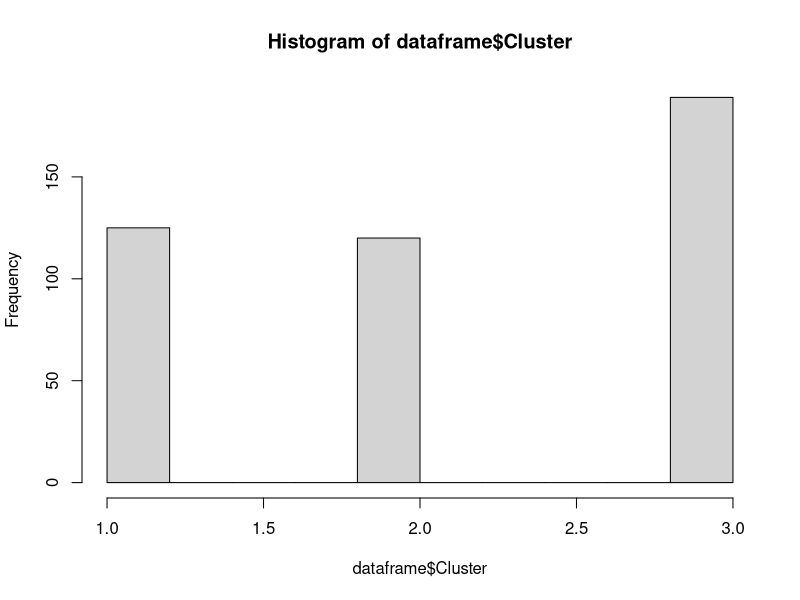
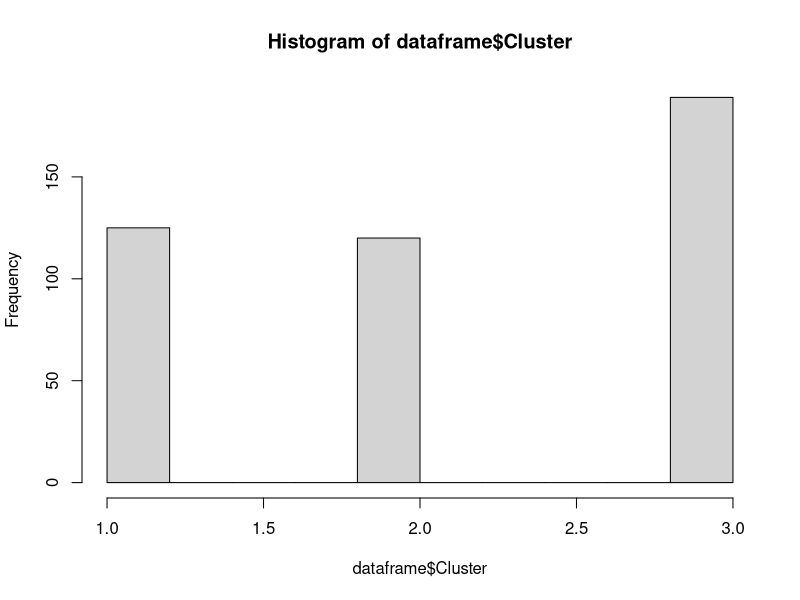
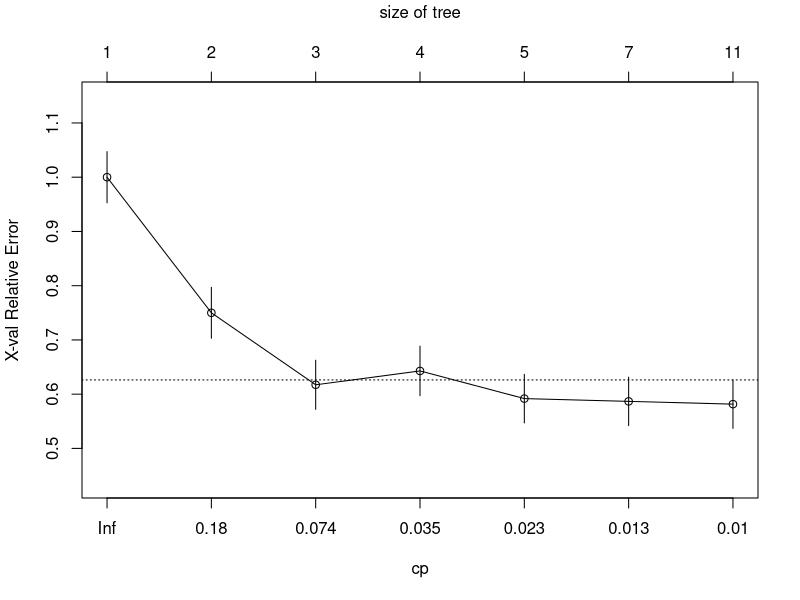
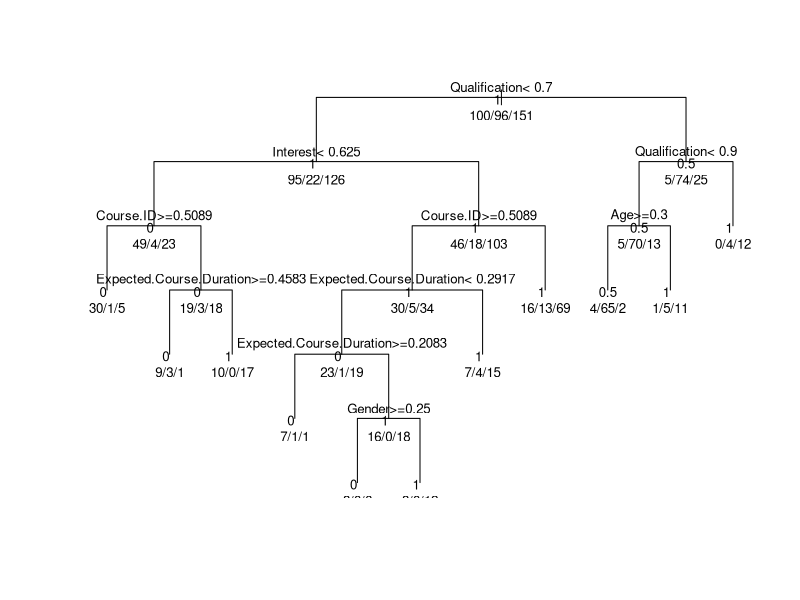

R code for these plots, in order:
library(MASS)
library(rpart)
set.seed(123)
k.data1 <- read.csv( "Workbook8.csv", header = TRUE )
head( k.data1 )
dataframe<-k.data1
dataframe$Group=NULL
dataframe$Gender=NULL
#dataframe$x1=NULL
head(dataframe)
#dataframe<- Boston
str(dataframe)
hist(dataframe$Cluster)
dim(dataframe)
apply(dataframe,2,range)
maxvalue<-apply(dataframe,2,max)
maxvalue
minvalue<-apply(dataframe,2,min)
minvalue
dataframe<-as.data.frame(scale(dataframe,center=minvalue,scale=maxvalue-minvalue))
#ind<-sample(1:nrow(dataframe),350)
#traindf<-dataframe[1:350,]
#testdf<-dataframe[351:434,]
str(dataframe)
#library(plyr)
#library(rpart)
#set.seed(123)
#folds<-split(dataframe,cut(sample(1:nrow(dataframe)),5))
#errs<- rep(NA,length(folds))
#for(i in 1:length(folds))
#{
#  test<-ldply(folds[i],dataframe)
#  train<-ldply(folds[-i],dataframe)

set.seed(450)
outs<-NULL
k<-20
library(plyr)
pbar<-create_progress_bar('text')
pbar$init(k)

for(i in 1:k){
  index<-sample(1:nrow(dataframe),round(0.8*nrow(dataframe)))
  train.cv<-dataframe[index,]
  test.cv<-dataframe[-index,]
dtmodel<-rpart(Cluster ~ . ,data=train.cv,method='class')

#printcp(dtmodel)
#plotcp(dtmodel)
#plot(dtmodel,uniform=TRUE)
#text(dtmodel, use.n=TRUE, all=TRUE, cex=.8)
#post(dtmodel, file = "dt.ps")
#text(dtmodel)
#summary(dtmodel)
predictdt<-predict(dtmodel,test.cv,type='class')
t<-table(predictions=predictdt,actual=test.cv$Cluster)
outs[i]<-1-sum(diag(t))/sum(t)
pbar$step
}
outs
acc<-(1-outs)*100
acc
#mse1
#mean(mse1)
#acc<-(1-mse1)*100
#t
#sum(diag(t))
#sum(t)
#sum(diag(t))/sum(t)#
library(MASS)
library(rpart)
set.seed(123)
k.data1 <- read.csv( "Workbook8.csv", header = TRUE )
head( k.data1 )
dataframe<-k.data1
dataframe$Group=NULL
#dataframe$Gender=NULL
#dataframe$x1=NULL
head(dataframe)
#dataframe<- Boston
str(dataframe)
hist(dataframe$Cluster)
dim(dataframe)
apply(dataframe,2,range)
maxvalue<-apply(dataframe,2,max)
maxvalue
minvalue<-apply(dataframe,2,min)
minvalue
dataframe<-as.data.frame(scale(dataframe,center=minvalue,scale=maxvalue-minvalue))
library(caTools)
ind<-sample.split(Y=dataframe$Cluster,SplitRatio = 0.8)
traindf<-dataframe[ind,]
testdf<-dataframe[!ind,]
dtmodel<-rpart(Cluster ~ . ,data=traindf,method='class')
printcp(dtmodel)
plotcp(dtmodel)
plot(dtmodel,uniform=TRUE)
text(dtmodel, use.n=TRUE, all=TRUE, cex=.8)
#post(dtmodel, file = "dt.ps")
#text(dtmodel)
summary(dtmodel)
predictdt<-predict(dtmodel,testdf,type='class')
t<-table(predictions=predictdt,actual=testdf$Cluster)
t
sum(diag(t))
sum(t)
sum(diag(t))/sum(t)
df1 <- read.csv( "new_data.csv", header = TRUE )
predictdt2<-predict(dtmodel,df1[435,],type='class')
predictdt2
